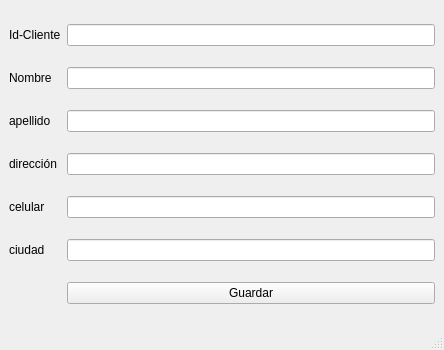
<?xml version="1.0" encoding="UTF-8"?>
<ui version="4.0">
 <class>ventana2</class>
 <widget class="QMainWindow" name="ventana2">
  <property name="geometry">
   <rect>
    <x>0</x>
    <y>0</y>
    <width>444</width>
    <height>350</height>
   </rect>
  </property>
  <property name="windowTitle">
   <string>MainWindow</string>
  </property>
  <widget class="QWidget" name="centralwidget">
   <layout class="QHBoxLayout" name="horizontalLayout">
    <item>
     <widget class="QSplitter" name="splitter">
      <property name="orientation">
       <enum>Qt::Vertical</enum>
      </property>
      <widget class="QWidget" name="layoutWidget">
       <layout class="QGridLayout" name="gridLayout">
        <item row="1" column="0">
         <widget class="QLabel" name="lbNombre">
          <property name="text">
           <string>Nombre</string>
          </property>
         </widget>
        </item>
        <item row="2" column="0">
         <widget class="QLabel" name="lbapellido">
          <property name="text">
           <string>apellido</string>
          </property>
         </widget>
        </item>
        <item row="3" column="0">
         <widget class="QLabel" name="lbdireccion">
          <property name="text">
           <string>dirección</string>
          </property>
         </widget>
        </item>
        <item row="0" column="0">
         <widget class="QLabel" name="lbIdcliente">
          <property name="text">
           <string>Id-Cliente</string>
          </property>
         </widget>
        </item>
        <item row="3" column="1">
         <widget class="QLineEdit" name="ledireccion"/>
        </item>
        <item row="4" column="0">
         <widget class="QLabel" name="Lbcelular">
          <property name="text">
           <string>celular</string>
          </property>
         </widget>
        </item>
        <item row="6" column="0">
         <widget class="QLabel" name="lbciudad">
          <property name="text">
           <string>ciudad</string>
          </property>
         </widget>
        </item>
        <item row="1" column="1">
         <widget class="QLineEdit" name="lenombre"/>
        </item>
        <item row="4" column="1">
         <widget class="QLineEdit" name="lecelular"/>
        </item>
        <item row="6" column="1">
         <widget class="QLineEdit" name="leciudad"/>
        </item>
        <item row="2" column="1">
         <widget class="QLineEdit" name="leapellido"/>
        </item>
        <item row="7" column="1">
         <widget class="QPushButton" name="bguardar">
          <property name="enabled">
           <bool>true</bool>
          </property>
          <property name="text">
           <string>Guardar</string>
          </property>
          <property name="autoDefault">
           <bool>false</bool>
          </property>
          <property name="default">
           <bool>false</bool>
          </property>
          <property name="flat">
           <bool>false</bool>
          </property>
         </widget>
        </item>
        <item row="0" column="1">
         <widget class="QLineEdit" name="le_cliente"/>
        </item>
       </layout>
      </widget>
     </widget>
    </item>
   </layout>
  </widget>
  <widget class="QMenuBar" name="menubar">
   <property name="geometry">
    <rect>
     <x>0</x>
     <y>0</y>
     <width>444</width>
     <height>21</height>
    </rect>
   </property>
  </widget>
  <widget class="QStatusBar" name="statusbar"/>
 </widget>
 <resources/>
 <connections/>
</ui>
